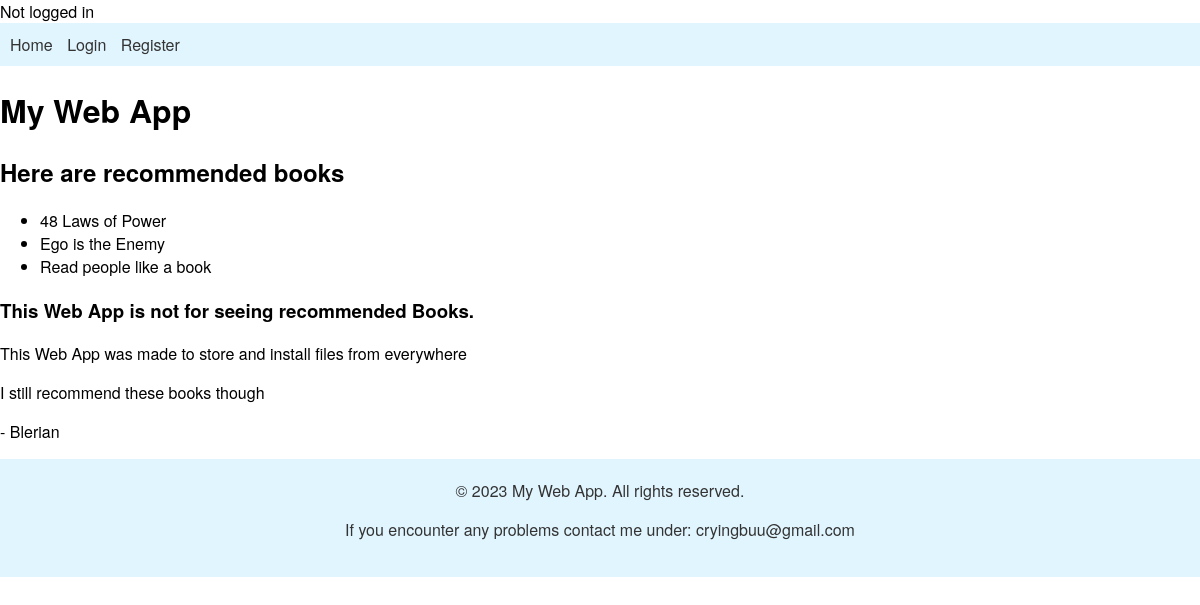
The page /playground/ on the database its author committed.
### playground/models.py (models this page shows)
class Buch(models.Model):
    title = models.CharField(max_length=200)
    pub_date = models.DateTimeField('Veröffentlichung')

### playground/views.py (the view)
# urls.py: path('', views.home, name='home'),
def home(request):
    books = Buch.objects.all()
    return render(request, 'index.html', {'books': books})

### playground/templates/index.html (shortened to what this page needs)
<!DOCTYPE html>
{% load static %}
<html>
<head>
     <link rel="stylesheet" type="text/css" href="{% static 'playground/css/styles.css' %}">
</head>
<body>
    {% if user.is_authenticated %}
        <div class="user-info">
        Logged in as: {{ user.username }}
            </div>
        {% else %}
        <div class="user-info">
        Not logged in
            </div>
    {% endif %}
    <nav>
        <ul>
            <li><a href="{% url 'home' %}">Home</a></li>
            {% if user.is_authenticated %}
            <li><a href="{% url 'create_buch' %}">Create Book</a></li>
            <li><a href="{% url 'profile' %}">Profile</a></li>
            <li><a href="{% url 'user_profiles' %}">User Profiles</a></li>
            <li><a href="{% url 'upload_file' %}">Upload File</a></li>
            <li><a href="{% url 'uploads' %}">My Uploads</a></li>
            <li><a href="{% url 'logout' %}">Logout</a></li>
            {% else %}
            <li><a href="{% url 'login' %}" target="_blank">Login</a></li>
            <li><a href="{% url 'register' %}" target="_blank">Register</a></li>
            {% endif %}
        </ul>
    </nav>
    <h1>My Web App</h1>
        <h2>Here are recommended books</h2>
    <ul>
        {% for book in books %}
        <li>{{ book.title }}</li>
        {% endfor %}
    </ul>
    <h3>This Web App is not for seeing recommended Books.</h3>
    <p>This Web App was made to store and install files from everywhere</p>
    <p>I still recommend these books though</p>
    <p>- Blerian</p>
    <footer>
    &copy; 2023 My Web App. All rights reserved.
        <p> If you encounter any problems contact me under: cryingbuu@gmail.com</p>
    </footer>
</body>
</html>

### playground/static/playground/css/styles.css (style rules this page uses)
body { font-family: "Helvetica Neue", Helvetica, Arial, sans-serif; margin: 0; padding: 0; }
nav { background-color: #e1f5fe; color: #333; padding: 10px; }
nav ul { list-style-type: none; margin: 0; padding: 0; }
nav ul li { display: inline-block; margin-right: 10px; }
nav ul li a { color: #333; text-decoration: none; }
footer { background-color: #e1f5fe; color: #333; padding: 20px; text-align: center; }

### rows shown on the page
Buch: title "48 Laws of Power"
Buch: title "Ego is the Enemy"
Buch: title "Read people like a book"
